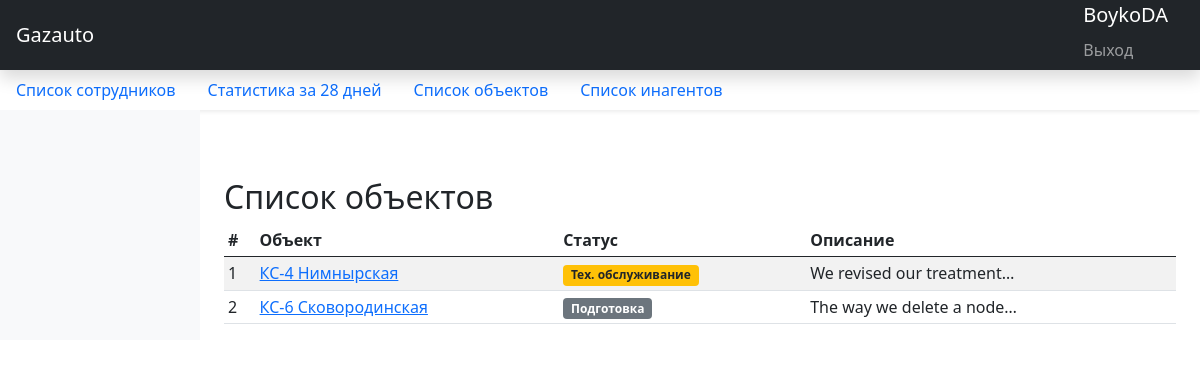
Before: /project/ (signed in) with the older database file.
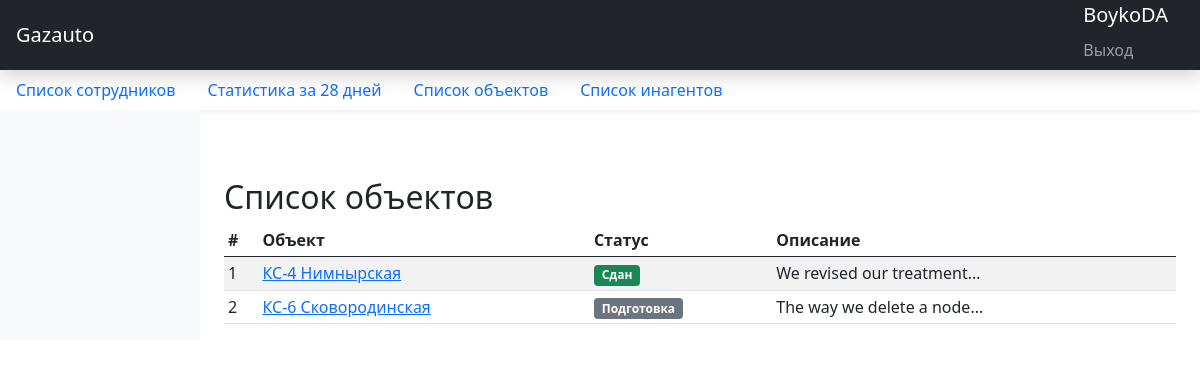
After: the same page with the newer database file.
### statistic_app/models.py (models this page shows, shortened)
class Project(models.Model):
    STATUS_PROJECT = [
        ('Не начат', 'Не начат'),
        ('Подготовка', 'Подготовка'),
        ('В работе', 'В работе'),
        ('Сдан', 'Сдан'),
        ('Тех. обслуживание', 'Тех. обслуживание'),
    ]
    STATUS_STYLE_PROJECT = {
        'Не начат': 'badge bg-danger',
        'Подготовка': 'badge bg-secondary',
        'В работе': 'badge bg-primary',
        'Сдан': 'badge bg-success',
        'Тех. обслуживание': 'badge bg-warning text-dark',
    }
    name = models.CharField("Название", max_length=200, blank=False, null=False, unique=True)
    status = models.CharField("Статус проекта", max_length=200, choices=STATUS_PROJECT,
                              default='Не начат')
    description = models.TextField("Описание события", null=True, blank=True)
    tasks = models.TextField("Задачи", max_length=2000, blank=True, null=True)
    url = models.SlugField(max_length=255, unique=True, db_index=True, verbose_name="URL", default=None, null=True,
                           blank=True)
    class Meta:
        ordering = ['-name']
    def status_style(self):
        return self.STATUS_STYLE_PROJECT[self.status]
    def get_absolute_url(self):
        return reverse('project_detail', kwargs={'slug': self.url})
    class Meta:
        verbose_name = "Проект"
        verbose_name_plural = "Проекты"

### statistic_app/views.py (the view, shortened to what this page needs)
# urls.py: path('project/', ProjectsView.as_view(), name='project_list'),
class ProjectsView(LoginRequiredMixin, View):
    login_url = '/accounts/login'
    model = Profile
    template_name = "project/project_list.html"
    paginate_by = 60
    search_quary = ''
    def get(self, request):
        contex = self.get_context_data()
        return render(request, self.template_name, contex)
    def get_queryset(self):
        queryset = Project.objects.all()
        ordered = sorted(queryset, key=operator.attrgetter('name'))
        return ordered
    def get_context_data(self):
        context = {}
        context['project_list'] = self.get_queryset()
        return context

### templates/project/project_list.html (shortened to what this page needs)
{% extends 'index.html' %}
    {% block contents %}
    <h2>Список объектов</h2>
    <div class="table-responsive">
        <table class="table table-striped table-sm">
            <thead>
            <tr>
                <th>#</th>
                <th>Объект</th>
                <th>Статус</th>
                <th>Описание</th>
            </tr>
            </thead>
            <tbody>
            {% for project in project_list %}
            <tr>
                <td>{{ forloop.counter }}</td>
                <td><a {% if project.url %} href="{{ project.get_absolute_url }}" {% endif %}>{{ project.name }}</a></td>
                <td><span class="{{ project.status_style }}">{{ project.status }}</span></td>
                <td>{{ project.description|truncatechars:25 }}</td>
            </tr>
            {% endfor %}
            </tbody>
        </table>
    </div>
    {% endblock %}

Changed rows visible on the page:
changed Project "КС-4 Нимнырская": status "Тех. обслуживание" → "Сдан"
